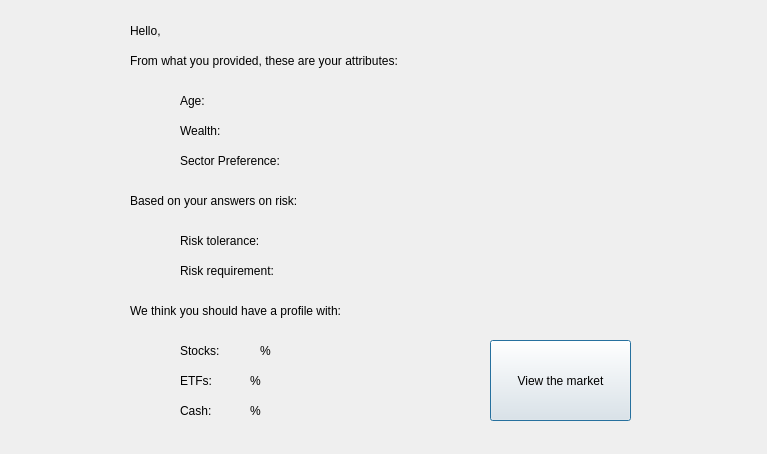
<?xml version="1.0" encoding="UTF-8"?>
<ui version="4.0">
 <class>Investor</class>
 <widget class="QDialog" name="Investor">
  <property name="geometry">
   <rect>
    <x>0</x>
    <y>0</y>
    <width>767</width>
    <height>454</height>
   </rect>
  </property>
  <property name="windowTitle">
   <string>Dialog</string>
  </property>
  <widget class="QLabel" name="label_2">
   <property name="geometry">
    <rect>
     <x>180</x>
     <y>140</y>
     <width>131</width>
     <height>41</height>
    </rect>
   </property>
   <property name="text">
    <string>Sector Preference: </string>
   </property>
  </widget>
  <widget class="QLabel" name="label_3">
   <property name="geometry">
    <rect>
     <x>180</x>
     <y>10</y>
     <width>121</width>
     <height>41</height>
    </rect>
   </property>
   <property name="text">
    <string/>
   </property>
  </widget>
  <widget class="QLabel" name="label_4">
   <property name="geometry">
    <rect>
     <x>130</x>
     <y>40</y>
     <width>341</width>
     <height>41</height>
    </rect>
   </property>
   <property name="text">
    <string>From what you provided, these are your attributes: </string>
   </property>
  </widget>
  <widget class="QLabel" name="label_5">
   <property name="geometry">
    <rect>
     <x>180</x>
     <y>80</y>
     <width>121</width>
     <height>41</height>
    </rect>
   </property>
   <property name="text">
    <string>Age:</string>
   </property>
  </widget>
  <widget class="QLabel" name="label_6">
   <property name="geometry">
    <rect>
     <x>230</x>
     <y>80</y>
     <width>121</width>
     <height>41</height>
    </rect>
   </property>
   <property name="text">
    <string/>
   </property>
  </widget>
  <widget class="QLabel" name="label_7">
   <property name="geometry">
    <rect>
     <x>180</x>
     <y>110</y>
     <width>121</width>
     <height>41</height>
    </rect>
   </property>
   <property name="text">
    <string>Wealth: </string>
   </property>
  </widget>
  <widget class="QLabel" name="label_8">
   <property name="geometry">
    <rect>
     <x>240</x>
     <y>110</y>
     <width>121</width>
     <height>41</height>
    </rect>
   </property>
   <property name="text">
    <string/>
   </property>
  </widget>
  <widget class="QLabel" name="label_9">
   <property name="geometry">
    <rect>
     <x>310</x>
     <y>140</y>
     <width>121</width>
     <height>41</height>
    </rect>
   </property>
   <property name="text">
    <string/>
   </property>
  </widget>
  <widget class="QLabel" name="label_10">
   <property name="geometry">
    <rect>
     <x>130</x>
     <y>180</y>
     <width>281</width>
     <height>41</height>
    </rect>
   </property>
   <property name="text">
    <string>Based on your answers on risk: </string>
   </property>
  </widget>
  <widget class="QLabel" name="label_11">
   <property name="geometry">
    <rect>
     <x>180</x>
     <y>220</y>
     <width>121</width>
     <height>41</height>
    </rect>
   </property>
   <property name="text">
    <string>Risk tolerance: </string>
   </property>
  </widget>
  <widget class="QLabel" name="label_12">
   <property name="geometry">
    <rect>
     <x>180</x>
     <y>250</y>
     <width>121</width>
     <height>41</height>
    </rect>
   </property>
   <property name="text">
    <string>Risk requirement: </string>
   </property>
  </widget>
  <widget class="QLabel" name="label_13">
   <property name="geometry">
    <rect>
     <x>280</x>
     <y>220</y>
     <width>121</width>
     <height>41</height>
    </rect>
   </property>
   <property name="text">
    <string/>
   </property>
  </widget>
  <widget class="QLabel" name="label_14">
   <property name="geometry">
    <rect>
     <x>300</x>
     <y>250</y>
     <width>121</width>
     <height>41</height>
    </rect>
   </property>
   <property name="text">
    <string/>
   </property>
  </widget>
  <widget class="QLabel" name="label_15">
   <property name="geometry">
    <rect>
     <x>130</x>
     <y>290</y>
     <width>251</width>
     <height>41</height>
    </rect>
   </property>
   <property name="text">
    <string>We think you should have a profile with:</string>
   </property>
  </widget>
  <widget class="QLabel" name="label_16">
   <property name="geometry">
    <rect>
     <x>180</x>
     <y>330</y>
     <width>51</width>
     <height>41</height>
    </rect>
   </property>
   <property name="text">
    <string>Stocks: </string>
   </property>
  </widget>
  <widget class="QLabel" name="label_17">
   <property name="geometry">
    <rect>
     <x>230</x>
     <y>330</y>
     <width>31</width>
     <height>41</height>
    </rect>
   </property>
   <property name="text">
    <string/>
   </property>
  </widget>
  <widget class="QLabel" name="label_18">
   <property name="geometry">
    <rect>
     <x>180</x>
     <y>360</y>
     <width>51</width>
     <height>41</height>
    </rect>
   </property>
   <property name="text">
    <string>ETFs:</string>
   </property>
  </widget>
  <widget class="QLabel" name="label_19">
   <property name="geometry">
    <rect>
     <x>220</x>
     <y>360</y>
     <width>51</width>
     <height>41</height>
    </rect>
   </property>
   <property name="text">
    <string/>
   </property>
  </widget>
  <widget class="QLabel" name="label_20">
   <property name="geometry">
    <rect>
     <x>180</x>
     <y>390</y>
     <width>51</width>
     <height>41</height>
    </rect>
   </property>
   <property name="text">
    <string>Cash:</string>
   </property>
  </widget>
  <widget class="QLabel" name="label_21">
   <property name="geometry">
    <rect>
     <x>220</x>
     <y>390</y>
     <width>51</width>
     <height>41</height>
    </rect>
   </property>
   <property name="text">
    <string/>
   </property>
  </widget>
  <widget class="QLabel" name="label">
   <property name="geometry">
    <rect>
     <x>130</x>
     <y>10</y>
     <width>41</width>
     <height>41</height>
    </rect>
   </property>
   <property name="text">
    <string>Hello, </string>
   </property>
  </widget>
  <widget class="QPushButton" name="pushButton">
   <property name="geometry">
    <rect>
     <x>490</x>
     <y>340</y>
     <width>141</width>
     <height>81</height>
    </rect>
   </property>
   <property name="text">
    <string>View the market</string>
   </property>
  </widget>
  <widget class="QLabel" name="label_22">
   <property name="geometry">
    <rect>
     <x>260</x>
     <y>330</y>
     <width>31</width>
     <height>41</height>
    </rect>
   </property>
   <property name="text">
    <string>%</string>
   </property>
  </widget>
  <widget class="QLabel" name="label_23">
   <property name="geometry">
    <rect>
     <x>250</x>
     <y>360</y>
     <width>31</width>
     <height>41</height>
    </rect>
   </property>
   <property name="text">
    <string>%</string>
   </property>
  </widget>
  <widget class="QLabel" name="label_24">
   <property name="geometry">
    <rect>
     <x>250</x>
     <y>390</y>
     <width>31</width>
     <height>41</height>
    </rect>
   </property>
   <property name="text">
    <string>%</string>
   </property>
  </widget>
 </widget>
 <resources/>
 <connections/>
</ui>
